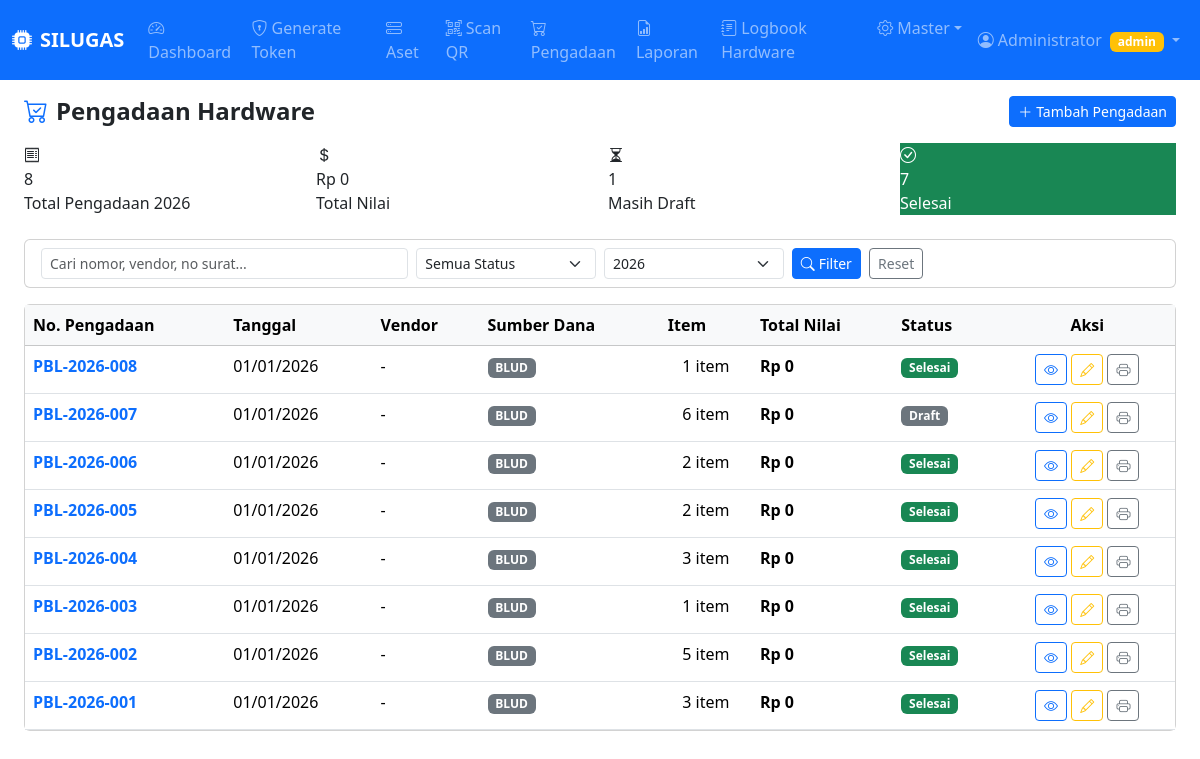
Page /pages/procurement_list.php (signed in) on the committed database.
### tables this page shows
CREATE TABLE IF NOT EXISTS procurement_orders (
    id INT UNSIGNED AUTO_INCREMENT PRIMARY KEY,
    nomor_pengadaan VARCHAR(50) NOT NULL UNIQUE,          
    tanggal_pengadaan DATE NOT NULL,
    vendor VARCHAR(150) NOT NULL,
    no_surat VARCHAR(100) DEFAULT NULL,                   
    sumber_dana ENUM('apbd','apbn','bos','blud','lainnya') NOT NULL DEFAULT 'blud',
    total_harga DECIMAL(15,2) NOT NULL DEFAULT 0,
    status ENUM('draft','disetujui','diterima','selesai') NOT NULL DEFAULT 'draft',
    catatan TEXT DEFAULT NULL,
    created_by INT UNSIGNED NOT NULL,
    created_at DATETIME NOT NULL DEFAULT CURRENT_TIMESTAMP,
    updated_at DATETIME NOT NULL DEFAULT CURRENT_TIMESTAMP ON UPDATE CURRENT_TIMESTAMP,
    FOREIGN KEY (created_by) REFERENCES users(id)
);

### includes/auth.php (called while the page is built, shortened)
<?php
function clean($val) {
    return htmlspecialchars(trim((string)$val), ENT_QUOTES, 'UTF-8');
}
function currentUser() {
    return [
        'id'   => $_SESSION['user_id']   ?? null,
        'name' => $_SESSION['user_name'] ?? '',
        'username' => $_SESSION['username'] ?? '',
        'role' => $_SESSION['user_role'] ?? '',
    ];
}
function isAdmin() {
    return ($_SESSION['user_role'] ?? '') === 'admin';
}

### pages/procurement_list.php (the view, shortened to what this page needs)
<?php
require_once __DIR__ . '/../includes/auth.php';
$db = getDB();
$search        = trim($_GET['q'] ?? '');
$year_filter   = $_GET['tahun'] ?? date('Y');
$where  = ['1=1'];
$params = [];
if ($year_filter) {
    $where[]  = 'YEAR(po.tanggal_pengadaan) = ?';
    $params[] = $year_filter;
}
$sql = "
    SELECT po.*,
           u.name AS created_by_name,
           COUNT(pi.id) AS jumlah_item
    FROM procurement_orders po
    JOIN users u ON u.id = po.created_by
    LEFT JOIN procurement_items pi ON pi.procurement_id = po.id
    WHERE " . implode(' AND ', $where) . "
    GROUP BY po.id
    ORDER BY po.tanggal_pengadaan DESC, po.id DESC
";
$stmt = $db->prepare($sql);
$stmt->execute($params);
$orders = $stmt->fetchAll();
$stat = $db->prepare("
    SELECT
        COUNT(*) AS total,
        SUM(total_harga) AS total_nilai,
        SUM(CASE WHEN status='selesai' THEN 1 ELSE 0 END) AS selesai,
        SUM(CASE WHEN status='draft' THEN 1 ELSE 0 END) AS draft
    FROM procurement_orders
    WHERE YEAR(tanggal_pengadaan) = ?
");
$stat->execute([$year_filter]);
$summary = $stat->fetch();
$status_labels = [
    'draft'     => ['label' => 'Draft',     'class' => 'secondary'],
    'disetujui' => ['label' => 'Disetujui', 'class' => 'primary'],
    'diterima'  => ['label' => 'Diterima',  'class' => 'info'],
    'selesai'   => ['label' => 'Selesai',   'class' => 'success'],
];
include __DIR__ . '/../includes/header.php';
?>
<div class="d-flex justify-content-between align-items-center mb-3">
    <h4 class="fw-bold mb-0"><i class="bi bi-cart-check me-2 text-primary"></i>Pengadaan Hardware</h4>
    <?php if (isAdmin()): ?>
    <a href="<?= APP_URL ?>/procurement_add" class="btn btn-primary btn-sm">
        <i class="bi bi-plus-lg me-1"></i>Tambah Pengadaan
    </a>
    <?php endif; ?>
</div>
<div class="row g-3 mb-4">
    <div class="col-6 col-md-3">
        <div class="stat-card bg-stat-blue">
            <div class="stat-icon"><i class="bi bi-receipt"></i></div>
            <div>
                <div class="stat-value"><?= $summary['total'] ?? 0 ?></div>
                <div class="stat-label">Total Pengadaan <?= $year_filter ?></div>
            </div>
        </div>
    </div>
    <div class="col-6 col-md-3">
        <div class="stat-card bg-stat-teal">
            <div class="stat-icon"><i class="bi bi-currency-dollar"></i></div>
            <div>
                <div class="stat-value" style="font-size:1rem;">Rp <?= number_format($summary['total_nilai'] ?? 0, 0, ',', '.') ?></div>
                <div class="stat-label">Total Nilai</div>
            </div>
        </div>
    </div>
    <div class="col-6 col-md-3">
        <div class="stat-card bg-stat-orange">
            <div class="stat-icon"><i class="bi bi-hourglass-split"></i></div>
            <div>
                <div class="stat-value"><?= $summary['draft'] ?? 0 ?></div>
                <div class="stat-label">Masih Draft</div>
            </div>
        </div>
    </div>
    <div class="col-6 col-md-3">
        <div class="stat-card bg-success" style="color:#fff;">
            <div class="stat-icon"><i class="bi bi-check-circle"></i></div>
            <div>
                <div class="stat-value"><?= $summary['selesai'] ?? 0 ?></div>
                <div class="stat-label">Selesai</div>
            </div>
        </div>
    </div>
</div>
<div class="card mb-3">
    <div class="card-body py-2">
        <form method="get" class="row g-2 align-items-end">
            <div class="col-sm-4">
                <input type="text" name="q" class="form-control form-control-sm" placeholder="Cari nomor, vendor, no surat..." value="<?= clean($search) ?>">
            </div>
            <div class="col-sm-2">
                <select name="status" class="form-select form-select-sm">
                    <option value="">Semua Status</option>
                </select>
            </div>
            <div class="col-sm-2">
                <select name="tahun" class="form-select form-select-sm">
                    <?php for ($y = date('Y'); $y >= 2023; $y--): ?>
                    <option value="<?= $y ?>" <?= $year_filter == $y ? 'selected' : '' ?>><?= $y ?></option>
                    <?php endfor; ?>
                </select>
            </div>
            <div class="col-auto">
                <button type="submit" class="btn btn-primary btn-sm"><i class="bi bi-search me-1"></i>Filter</button>
                <a href="<?= APP_URL ?>/procurement_list" class="btn btn-outline-secondary btn-sm ms-1">Reset</a>
            </div>
        </form>
    </div>
</div>
<div class="card">
    <div class="card-body p-0">
        <?php if ($orders): ?>
        <div class="table-responsive">
            <table class="table table-hover mb-0">
                <thead class="table-light">
                    <tr>
                        <th>No. Pengadaan</th>
                        <th>Tanggal</th>
                        <th>Vendor</th>
                        <th>Sumber Dana</th>
                        <th>Item</th>
                        <th>Total Nilai</th>
                        <th>Status</th>
                        <th class="text-center">Aksi</th>
                    </tr>
                </thead>
                <tbody>
                <?php foreach ($orders as $o): ?>
                    <tr>
                        <td>
                            <a href="<?= APP_URL ?>/procurement_detail?id=<?= $o['id'] ?>" class="fw-semibold text-decoration-none">
                                <?= clean($o['nomor_pengadaan']) ?>
                            </a>
                        </td>
                        <td><?= date('d/m/Y', strtotime($o['tanggal_pengadaan'])) ?></td>
                        <td><?= clean($o['vendor']) ?></td>
                        <td><span class="badge bg-secondary"><?= strtoupper($o['sumber_dana']) ?></span></td>
                        <td class="text-center"><?= $o['jumlah_item'] ?> item</td>
                        <td class="fw-semibold">Rp <?= number_format($o['total_harga'], 0, ',', '.') ?></td>
                        <td>
                            <?php $s = $status_labels[$o['status']] ?? ['label'=>$o['status'],'class'=>'secondary']; ?>
                            <span class="badge bg-<?= $s['class'] ?>"><?= $s['label'] ?></span>
                        </td>
                        <td class="text-center">
                            <a href="<?= APP_URL ?>/procurement_detail?id=<?= $o['id'] ?>" class="btn btn-sm btn-outline-primary" title="Detail">
                                <i class="bi bi-eye"></i>
                            </a>
                            <?php if (isAdmin()): ?>
                            <a href="<?= APP_URL ?>/procurement_add?edit=<?= $o['id'] ?>" class="btn btn-sm btn-outline-warning" title="Edit">
                                <i class="bi bi-pencil"></i>
                            </a>
                            <?php endif; ?>
                            <a href="<?= APP_URL ?>/procurement_print?id=<?= $o['id'] ?>" target="_blank" class="btn btn-sm btn-outline-secondary" title="Cetak">
                                <i class="bi bi-printer"></i>
                            </a>
                        </td>
                    </tr>
                <?php endforeach; ?>
                </tbody>
            </table>
        </div>
        <?php endif; ?>
    </div>
</div>
<?php include __DIR__ . '/../includes/footer.php'; ?>

### includes/header.php (shortened to what this page needs)
<?php
$user = currentUser();
?>
<!DOCTYPE html>
<html lang="id">
<head>
    <link rel="stylesheet" href="https://cdn.jsdelivr.net/npm/bootstrap@5.3.2/dist/css/bootstrap.min.css">
    <link rel="stylesheet" href="https://cdn.jsdelivr.net/npm/bootstrap-icons@1.11.3/font/bootstrap-icons.min.css">
    <link rel="stylesheet" href="<?= APP_URL ?>/assets/css/app.css">
</head>
<body>
<nav class="navbar navbar-dark bg-primary navbar-expand-lg sticky-top no-print">
    <div class="container-fluid">
        <a class="navbar-brand fw-bold" href="<?= APP_URL ?>/dashboard">
            <i class="bi bi-cpu-fill me-2"></i><?= APP_NAME ?>
        </a>
        <div class="collapse navbar-collapse" id="navMenu">
            <ul class="navbar-nav me-auto">
                <li class="nav-item">
                    <a class="nav-link" href="<?= APP_URL ?>/dashboard"><i class="bi bi-speedometer2 me-1"></i>Dashboard</a>
                </li>
              <li class="nav-item">
                    <a class="nav-link" href="<?= APP_URL ?>/token_generate"><i class="bi bi-shield-lock me-1"></i></i>Generate Token</a>
                </li>
                <li class="nav-item">
                    <a class="nav-link" href="<?= APP_URL ?>/asset_list"><i class="bi bi-hdd-stack me-1"></i>Aset</a>
                </li>
                <li class="nav-item">
                    <a class="nav-link" href="<?= APP_URL ?>/scan"><i class="bi bi-qr-code-scan me-1"></i>Scan QR</a>
                </li>
                <li class="nav-item">
                    <a class="nav-link" href="<?= APP_URL ?>/procurement_list">
                        <i class="bi bi-cart-check me-1"></i>Pengadaan
                    </a>
                </li>
                <li class="nav-item">
                    <a class="nav-link" href="<?= APP_URL ?>/report"><i class="bi bi-file-earmark-bar-graph me-1"></i>Laporan</a>
                </li>
                <li class="nav-item">
                    <a class="nav-link" href="<?= APP_URL ?>/logbook"><i class="bi bi-journal-text me-1"></i>Logbook Hardware</a>
                </li>
                <?php if ($user['role'] === 'admin'): ?>
                <li class="nav-item dropdown">
                    <a class="nav-link dropdown-toggle" href="#" data-bs-toggle="dropdown"><i class="bi bi-gear me-1"></i>Master</a>
                </li>
                <?php endif; ?>
            </ul>
            <ul class="navbar-nav">
                <li class="nav-item dropdown">
                    <a class="nav-link dropdown-toggle" href="#" data-bs-toggle="dropdown">
                        <i class="bi bi-person-circle me-1"></i><?= clean($user['name']) ?>
                        <span class="badge bg-<?= $user['role']==='admin'?'warning':'secondary' ?> ms-1"><?= $user['role'] ?></span>
                    </a>
                </li>
            </ul>
        </div>
    </div>
</nav>
<div class="container-fluid py-3 px-3 px-md-4">

### includes/footer.php (shortened to what this page needs)
</div>
</body>
</html>

### rows in the picture
procurement_orders: nomor_pengadaan "PBL-2026-008", tanggal_pengadaan "01/01/2026", vendor "-", sumber_dana "BLUD", jumlah_item "1", total_harga "0", status "Selesai"
procurement_orders: nomor_pengadaan "PBL-2026-007", tanggal_pengadaan "01/01/2026", vendor "-", sumber_dana "BLUD", jumlah_item "6", total_harga "0", status "Draft"
procurement_orders: nomor_pengadaan "PBL-2026-006", tanggal_pengadaan "01/01/2026", vendor "-", sumber_dana "BLUD", jumlah_item "2", total_harga "0", status "Selesai"
procurement_orders: nomor_pengadaan "PBL-2026-005", tanggal_pengadaan "01/01/2026", vendor "-", sumber_dana "BLUD", jumlah_item "2", total_harga "0", status "Selesai"
procurement_orders: nomor_pengadaan "PBL-2026-004", tanggal_pengadaan "01/01/2026", vendor "-", sumber_dana "BLUD", jumlah_item "3", total_harga "0", status "Selesai"
procurement_orders: nomor_pengadaan "PBL-2026-003", tanggal_pengadaan "01/01/2026", vendor "-", sumber_dana "BLUD", jumlah_item "1", total_harga "0", status "Selesai"
procurement_orders: nomor_pengadaan "PBL-2026-002", tanggal_pengadaan "01/01/2026", vendor "-", sumber_dana "BLUD", jumlah_item "5", total_harga "0", status "Selesai"
procurement_orders: nomor_pengadaan "PBL-2026-001", tanggal_pengadaan "01/01/2026", vendor "-", sumber_dana "BLUD", jumlah_item "3", total_harga "0", status "Selesai"

### other values in the picture
APP_NAME "SILUGAS"
$user['name'] "Administrator"
$user['role'] "admin"
$summary['total'] "8"
$summary['total_nilai'] "0"
$summary['draft'] "1"
$summary['selesai'] "7"
form field tahun "2026"
